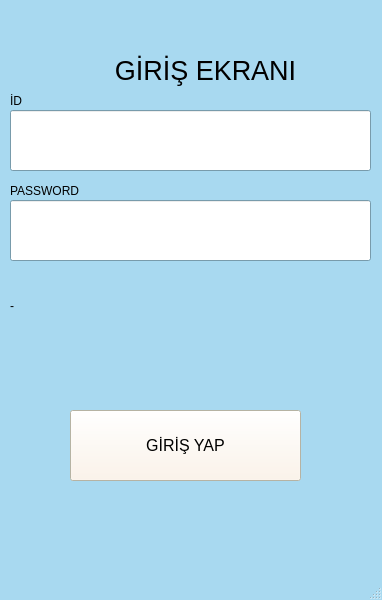
<?xml version="1.0" encoding="UTF-8"?>
<ui version="4.0">
 <class>MainWindow</class>
 <widget class="QMainWindow" name="MainWindow">
  <property name="geometry">
   <rect>
    <x>0</x>
    <y>0</y>
    <width>382</width>
    <height>600</height>
   </rect>
  </property>
  <property name="palette">
   <palette>
    <active>
     <colorrole role="Base">
      <brush brushstyle="SolidPattern">
       <color alpha="255">
        <red>255</red>
        <green>255</green>
        <blue>255</blue>
       </color>
      </brush>
     </colorrole>
     <colorrole role="Window">
      <brush brushstyle="SolidPattern">
       <color alpha="255">
        <red>168</red>
        <green>217</green>
        <blue>240</blue>
       </color>
      </brush>
     </colorrole>
    </active>
    <inactive>
     <colorrole role="Base">
      <brush brushstyle="SolidPattern">
       <color alpha="255">
        <red>255</red>
        <green>255</green>
        <blue>255</blue>
       </color>
      </brush>
     </colorrole>
     <colorrole role="Window">
      <brush brushstyle="SolidPattern">
       <color alpha="255">
        <red>168</red>
        <green>217</green>
        <blue>240</blue>
       </color>
      </brush>
     </colorrole>
    </inactive>
    <disabled>
     <colorrole role="Base">
      <brush brushstyle="SolidPattern">
       <color alpha="255">
        <red>168</red>
        <green>217</green>
        <blue>240</blue>
       </color>
      </brush>
     </colorrole>
     <colorrole role="Window">
      <brush brushstyle="SolidPattern">
       <color alpha="255">
        <red>168</red>
        <green>217</green>
        <blue>240</blue>
       </color>
      </brush>
     </colorrole>
    </disabled>
   </palette>
  </property>
  <property name="windowTitle">
   <string>MainWindow</string>
  </property>
  <widget class="QWidget" name="centralwidget">
   <widget class="QLabel" name="mistakes">
    <property name="geometry">
     <rect>
      <x>10</x>
      <y>260</y>
      <width>361</width>
      <height>91</height>
     </rect>
    </property>
    <property name="text">
     <string>-</string>
    </property>
   </widget>
   <widget class="QLineEdit" name="id_input">
    <property name="geometry">
     <rect>
      <x>10</x>
      <y>110</y>
      <width>361</width>
      <height>61</height>
     </rect>
    </property>
    <property name="font">
     <font>
      <pointsize>12</pointsize>
     </font>
    </property>
    <property name="text">
     <string/>
    </property>
   </widget>
   <widget class="QLineEdit" name="password_input">
    <property name="geometry">
     <rect>
      <x>10</x>
      <y>200</y>
      <width>361</width>
      <height>61</height>
     </rect>
    </property>
    <property name="font">
     <font>
      <pointsize>12</pointsize>
     </font>
    </property>
    <property name="text">
     <string/>
    </property>
   </widget>
   <widget class="QPushButton" name="enterbutton">
    <property name="geometry">
     <rect>
      <x>70</x>
      <y>410</y>
      <width>231</width>
      <height>71</height>
     </rect>
    </property>
    <property name="palette">
     <palette>
      <active>
       <colorrole role="WindowText">
        <brush brushstyle="SolidPattern">
         <color alpha="255">
          <red>0</red>
          <green>0</green>
          <blue>0</blue>
         </color>
        </brush>
       </colorrole>
       <colorrole role="Button">
        <brush brushstyle="SolidPattern">
         <color alpha="255">
          <red>255</red>
          <green>243</green>
          <blue>229</blue>
         </color>
        </brush>
       </colorrole>
       <colorrole role="Light">
        <brush brushstyle="SolidPattern">
         <color alpha="255">
          <red>255</red>
          <green>127</green>
          <blue>127</blue>
         </color>
        </brush>
       </colorrole>
       <colorrole role="Midlight">
        <brush brushstyle="SolidPattern">
         <color alpha="255">
          <red>255</red>
          <green>246</green>
          <blue>237</blue>
         </color>
        </brush>
       </colorrole>
       <colorrole role="Dark">
        <brush brushstyle="SolidPattern">
         <color alpha="255">
          <red>127</red>
          <green>0</green>
          <blue>0</blue>
         </color>
        </brush>
       </colorrole>
       <colorrole role="Mid">
        <brush brushstyle="SolidPattern">
         <color alpha="255">
          <red>170</red>
          <green>0</green>
          <blue>0</blue>
         </color>
        </brush>
       </colorrole>
       <colorrole role="Text">
        <brush brushstyle="SolidPattern">
         <color alpha="255">
          <red>0</red>
          <green>0</green>
          <blue>0</blue>
         </color>
        </brush>
       </colorrole>
       <colorrole role="BrightText">
        <brush brushstyle="SolidPattern">
         <color alpha="255">
          <red>251</red>
          <green>255</green>
          <blue>220</blue>
         </color>
        </brush>
       </colorrole>
       <colorrole role="ButtonText">
        <brush brushstyle="SolidPattern">
         <color alpha="255">
          <red>0</red>
          <green>0</green>
          <blue>0</blue>
         </color>
        </brush>
       </colorrole>
       <colorrole role="Base">
        <brush brushstyle="SolidPattern">
         <color alpha="255">
          <red>255</red>
          <green>255</green>
          <blue>225</blue>
         </color>
        </brush>
       </colorrole>
       <colorrole role="Window">
        <brush brushstyle="SolidPattern">
         <color alpha="255">
          <red>255</red>
          <green>251</green>
          <blue>228</blue>
         </color>
        </brush>
       </colorrole>
       <colorrole role="Shadow">
        <brush brushstyle="SolidPattern">
         <color alpha="255">
          <red>0</red>
          <green>0</green>
          <blue>0</blue>
         </color>
        </brush>
       </colorrole>
       <colorrole role="HighlightedText">
        <brush brushstyle="SolidPattern">
         <color alpha="255">
          <red>255</red>
          <green>254</green>
          <blue>221</blue>
         </color>
        </brush>
       </colorrole>
       <colorrole role="AlternateBase">
        <brush brushstyle="SolidPattern">
         <color alpha="255">
          <red>255</red>
          <green>127</green>
          <blue>127</blue>
         </color>
        </brush>
       </colorrole>
       <colorrole role="ToolTipBase">
        <brush brushstyle="SolidPattern">
         <color alpha="255">
          <red>255</red>
          <green>255</green>
          <blue>220</blue>
         </color>
        </brush>
       </colorrole>
       <colorrole role="ToolTipText">
        <brush brushstyle="SolidPattern">
         <color alpha="255">
          <red>254</red>
          <green>255</green>
          <blue>215</blue>
         </color>
        </brush>
       </colorrole>
       <colorrole role="PlaceholderText">
        <brush brushstyle="SolidPattern">
         <color alpha="128">
          <red>0</red>
          <green>0</green>
          <blue>0</blue>
         </color>
        </brush>
       </colorrole>
      </active>
      <inactive>
       <colorrole role="WindowText">
        <brush brushstyle="SolidPattern">
         <color alpha="255">
          <red>0</red>
          <green>0</green>
          <blue>0</blue>
         </color>
        </brush>
       </colorrole>
       <colorrole role="Button">
        <brush brushstyle="SolidPattern">
         <color alpha="255">
          <red>255</red>
          <green>243</green>
          <blue>229</blue>
         </color>
        </brush>
       </colorrole>
       <colorrole role="Light">
        <brush brushstyle="SolidPattern">
         <color alpha="255">
          <red>255</red>
          <green>127</green>
          <blue>127</blue>
         </color>
        </brush>
       </colorrole>
       <colorrole role="Midlight">
        <brush brushstyle="SolidPattern">
         <color alpha="255">
          <red>255</red>
          <green>246</green>
          <blue>237</blue>
         </color>
        </brush>
       </colorrole>
       <colorrole role="Dark">
        <brush brushstyle="SolidPattern">
         <color alpha="255">
          <red>127</red>
          <green>0</green>
          <blue>0</blue>
         </color>
        </brush>
       </colorrole>
       <colorrole role="Mid">
        <brush brushstyle="SolidPattern">
         <color alpha="255">
          <red>170</red>
          <green>0</green>
          <blue>0</blue>
         </color>
        </brush>
       </colorrole>
       <colorrole role="Text">
        <brush brushstyle="SolidPattern">
         <color alpha="255">
          <red>0</red>
          <green>0</green>
          <blue>0</blue>
         </color>
        </brush>
       </colorrole>
       <colorrole role="BrightText">
        <brush brushstyle="SolidPattern">
         <color alpha="255">
          <red>251</red>
          <green>255</green>
          <blue>220</blue>
         </color>
        </brush>
       </colorrole>
       <colorrole role="ButtonText">
        <brush brushstyle="SolidPattern">
         <color alpha="255">
          <red>0</red>
          <green>0</green>
          <blue>0</blue>
         </color>
        </brush>
       </colorrole>
       <colorrole role="Base">
        <brush brushstyle="SolidPattern">
         <color alpha="255">
          <red>255</red>
          <green>255</green>
          <blue>225</blue>
         </color>
        </brush>
       </colorrole>
       <colorrole role="Window">
        <brush brushstyle="SolidPattern">
         <color alpha="255">
          <red>255</red>
          <green>251</green>
          <blue>228</blue>
         </color>
        </brush>
       </colorrole>
       <colorrole role="Shadow">
        <brush brushstyle="SolidPattern">
         <color alpha="255">
          <red>0</red>
          <green>0</green>
          <blue>0</blue>
         </color>
        </brush>
       </colorrole>
       <colorrole role="HighlightedText">
        <brush brushstyle="SolidPattern">
         <color alpha="255">
          <red>255</red>
          <green>254</green>
          <blue>221</blue>
         </color>
        </brush>
       </colorrole>
       <colorrole role="AlternateBase">
        <brush brushstyle="SolidPattern">
         <color alpha="255">
          <red>255</red>
          <green>127</green>
          <blue>127</blue>
         </color>
        </brush>
       </colorrole>
       <colorrole role="ToolTipBase">
        <brush brushstyle="SolidPattern">
         <color alpha="255">
          <red>255</red>
          <green>255</green>
          <blue>220</blue>
         </color>
        </brush>
       </colorrole>
       <colorrole role="ToolTipText">
        <brush brushstyle="SolidPattern">
         <color alpha="255">
          <red>254</red>
          <green>255</green>
          <blue>215</blue>
         </color>
        </brush>
       </colorrole>
       <colorrole role="PlaceholderText">
        <brush brushstyle="SolidPattern">
         <color alpha="128">
          <red>0</red>
          <green>0</green>
          <blue>0</blue>
         </color>
        </brush>
       </colorrole>
      </inactive>
      <disabled>
       <colorrole role="WindowText">
        <brush brushstyle="SolidPattern">
         <color alpha="255">
          <red>127</red>
          <green>0</green>
          <blue>0</blue>
         </color>
        </brush>
       </colorrole>
       <colorrole role="Button">
        <brush brushstyle="SolidPattern">
         <color alpha="255">
          <red>255</red>
          <green>243</green>
          <blue>229</blue>
         </color>
        </brush>
       </colorrole>
       <colorrole role="Light">
        <brush brushstyle="SolidPattern">
         <color alpha="255">
          <red>255</red>
          <green>127</green>
          <blue>127</blue>
         </color>
        </brush>
       </colorrole>
       <colorrole role="Midlight">
        <brush brushstyle="SolidPattern">
         <color alpha="255">
          <red>255</red>
          <green>246</green>
          <blue>237</blue>
         </color>
        </brush>
       </colorrole>
       <colorrole role="Dark">
        <brush brushstyle="SolidPattern">
         <color alpha="255">
          <red>127</red>
          <green>0</green>
          <blue>0</blue>
         </color>
        </brush>
       </colorrole>
       <colorrole role="Mid">
        <brush brushstyle="SolidPattern">
         <color alpha="255">
          <red>170</red>
          <green>0</green>
          <blue>0</blue>
         </color>
        </brush>
       </colorrole>
       <colorrole role="Text">
        <brush brushstyle="SolidPattern">
         <color alpha="255">
          <red>127</red>
          <green>0</green>
          <blue>0</blue>
         </color>
        </brush>
       </colorrole>
       <colorrole role="BrightText">
        <brush brushstyle="SolidPattern">
         <color alpha="255">
          <red>251</red>
          <green>255</green>
          <blue>220</blue>
         </color>
        </brush>
       </colorrole>
       <colorrole role="ButtonText">
        <brush brushstyle="SolidPattern">
         <color alpha="255">
          <red>127</red>
          <green>0</green>
          <blue>0</blue>
         </color>
        </brush>
       </colorrole>
       <colorrole role="Base">
        <brush brushstyle="SolidPattern">
         <color alpha="255">
          <red>255</red>
          <green>251</green>
          <blue>228</blue>
         </color>
        </brush>
       </colorrole>
       <colorrole role="Window">
        <brush brushstyle="SolidPattern">
         <color alpha="255">
          <red>255</red>
          <green>251</green>
          <blue>228</blue>
         </color>
        </brush>
       </colorrole>
       <colorrole role="Shadow">
        <brush brushstyle="SolidPattern">
         <color alpha="255">
          <red>0</red>
          <green>0</green>
          <blue>0</blue>
         </color>
        </brush>
       </colorrole>
       <colorrole role="HighlightedText">
        <brush brushstyle="SolidPattern">
         <color alpha="255">
          <red>255</red>
          <green>254</green>
          <blue>221</blue>
         </color>
        </brush>
       </colorrole>
       <colorrole role="AlternateBase">
        <brush brushstyle="SolidPattern">
         <color alpha="255">
          <red>255</red>
          <green>0</green>
          <blue>0</blue>
         </color>
        </brush>
       </colorrole>
       <colorrole role="ToolTipBase">
        <brush brushstyle="SolidPattern">
         <color alpha="255">
          <red>255</red>
          <green>255</green>
          <blue>220</blue>
         </color>
        </brush>
       </colorrole>
       <colorrole role="ToolTipText">
        <brush brushstyle="SolidPattern">
         <color alpha="255">
          <red>254</red>
          <green>255</green>
          <blue>215</blue>
         </color>
        </brush>
       </colorrole>
       <colorrole role="PlaceholderText">
        <brush brushstyle="SolidPattern">
         <color alpha="128">
          <red>0</red>
          <green>0</green>
          <blue>0</blue>
         </color>
        </brush>
       </colorrole>
      </disabled>
     </palette>
    </property>
    <property name="font">
     <font>
      <pointsize>12</pointsize>
     </font>
    </property>
    <property name="text">
     <string>GİRİŞ YAP</string>
    </property>
   </widget>
   <widget class="QLabel" name="enterpanel">
    <property name="geometry">
     <rect>
      <x>90</x>
      <y>40</y>
      <width>231</width>
      <height>61</height>
     </rect>
    </property>
    <property name="font">
     <font>
      <pointsize>20</pointsize>
     </font>
    </property>
    <property name="text">
     <string>GİRİŞ EKRANI</string>
    </property>
    <property name="alignment">
     <set>Qt::AlignCenter</set>
    </property>
   </widget>
   <widget class="QLabel" name="idlabel">
    <property name="geometry">
     <rect>
      <x>10</x>
      <y>90</y>
      <width>81</width>
      <height>21</height>
     </rect>
    </property>
    <property name="text">
     <string>İD</string>
    </property>
   </widget>
   <widget class="QLabel" name="passwordlabel">
    <property name="geometry">
     <rect>
      <x>10</x>
      <y>180</y>
      <width>131</width>
      <height>21</height>
     </rect>
    </property>
    <property name="text">
     <string>PASSWORD</string>
    </property>
   </widget>
  </widget>
  <widget class="QMenuBar" name="menubar">
   <property name="geometry">
    <rect>
     <x>0</x>
     <y>0</y>
     <width>382</width>
     <height>26</height>
    </rect>
   </property>
  </widget>
  <widget class="QStatusBar" name="statusbar"/>
 </widget>
 <resources/>
 <connections/>
</ui>
